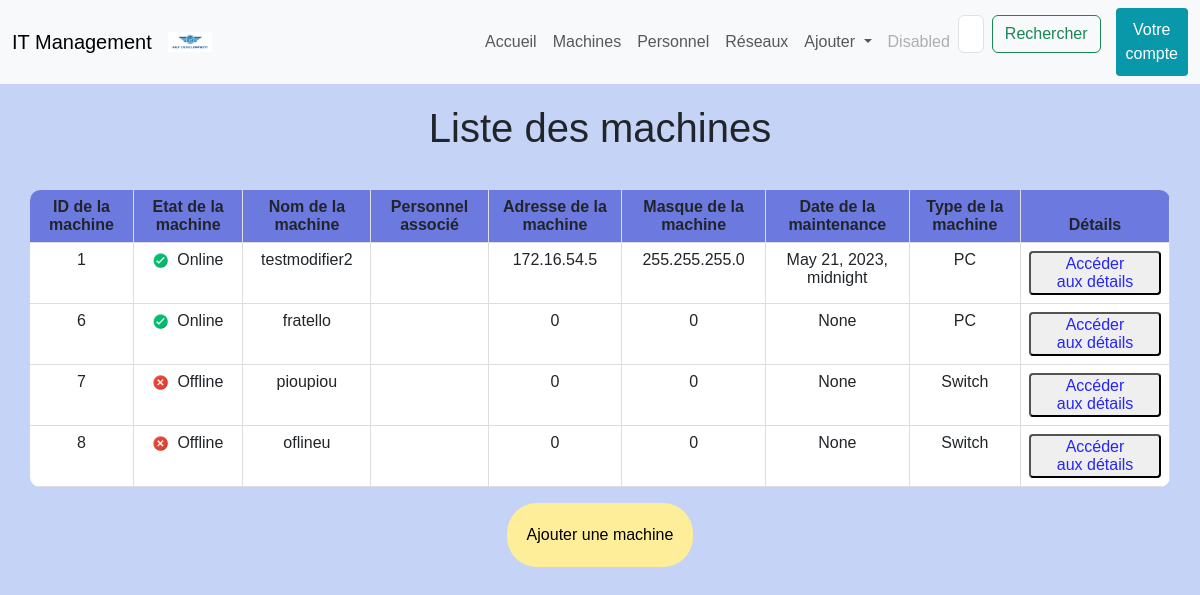
Before: /machine/ with the older database file.
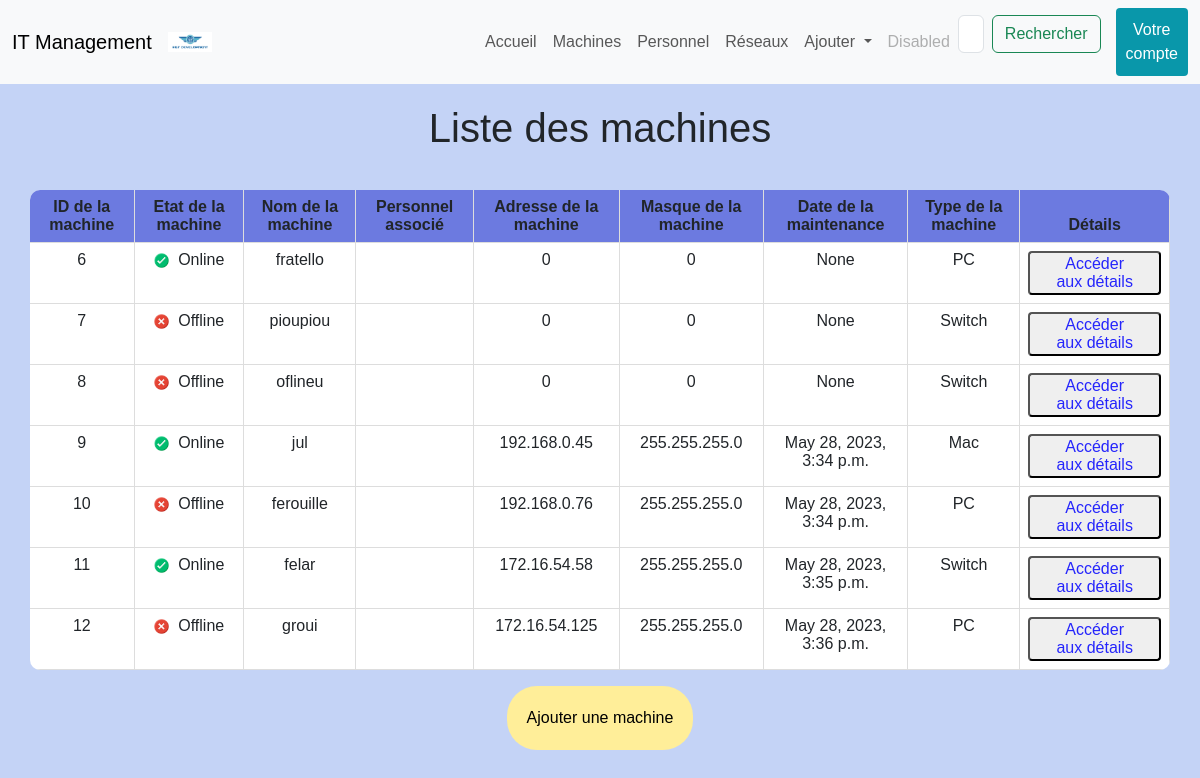
After: the same page with the newer database file.
### projetApp/models.py (models this page shows, shortened)
class Machine(models.Model):
	TYPE = {
		('PC', ('PC - Windows')),
		('Mac', ('Mac - MacOS')),
		('Serveur', ('Serveur')),
		('Switch', ('Switch')),
		('Routeur', ('Routeur')),
	}
	ETAT = {
		('Online', ('Online')),
		('Offline', ('Offline')),
	}
	id = models.AutoField(
			primary_key =  True,
			editable = False,
			unique = True)
	nom = models.CharField(
		max_length = 15)
	adresse_ip = models.CharField(max_length=15, validators=[validate_ipv4_address])
	masque = models.CharField(max_length= 15, validators=[validate_ipv4_address])
	reseau_assoc = models.ForeignKey(Reseau, on_delete=models.CASCADE)
	maintenance_date = models.DateTimeField(default=timezone.now)
	mach = models.CharField(max_length = 32, choices = TYPE, default = 'PC')
	etat = models.CharField(max_length = 32, choices = ETAT, default = 'Offline')

### projetApp/views.py (the view)
# urls.py: path('machine/' , views.liste_machine_view , name = 'machine'),
def liste_machine_view(request):
    machine = Machine.objects.all()
    return render(request , 'templates/html/liste_machine.html' , {'machine' : machine})

### projetApp/templates/html/liste_machine.html (shortened to what this page needs)
{% extends "index.html" %}
{% block content %}
    <h1>Liste des machines</h1>
    {% if machine %}
    <div class="tableau">
        <table class="table">
            <thead>
                <tr>
                    <th>ID de la machine</th>
                    <th>Etat de la machine</th>
                    <th>Nom de la machine</th>
                    <th>Personnel associé</th>
                    <th>Adresse de la machine</th>
                    <th>Masque de la machine</th>
                    <th>Date de la maintenance</th>
                    <th>Type de la machine</th>
                    <th>Détails</th>
                </tr>
            </thead>
            <tbody>
            {% for machine in machine %}
                <tr>
                    <td>{{ machine.id }}</td>
                    {% if machine.etat == 'Online' %}
                        {% load static %}
                        <td><img src="{% static 'images/bouton_vert.png' %}" width="15px" height="15px">
                            {{ machine.etat }}</td>
                    {% else %}
                        <td><img src="{% static 'images/bouton_rouge.png' %}" width="15px" height="15px">
                            {{ machine.etat }}</td>
                    {% endif %}
                    <td>{{ machine.nom }}</td>
                    <td>{{ machine.personnel_assoc }}</td>
                    <td>{{ machine.adresse_ip }}</td>
                    <td>{{ machine.masque }}</td>
                    <td>{{ machine.maintenance_date }}</td>
                    <td>{{ machine.mach }}</td>
                    <td><a href="{% url 'detail_machine' machine.id %}"><button class="button_detail">Accéder aux détails</button></a></td>
                </tr>
            {% endfor %}
            </tbody>
        </table>
    </div>
    {% else %}
        <p>Il n'y a pas de machine.</p>
    {% endif %}
    <div class="li_button">
        <a href="{% url 'ajout_machine'%}"><button class="button_ajout">Ajouter une machine</button></a>
    </div>
{% endblock %}

### projetApp/templates/index.html (shortened to what this page needs)
<!DOCTYPE html>
<html>
<head>
    {% load static %}
    <link rel="stylesheet" href="{% static 'css/bootstrap.min.css' %}">
    <link rel="stylesheet" href="{% static 'css/style.css' %}">
</head>
<body>
  <header>
    {% block menu %}
    <nav class="navbar navbar-expand-lg bg-body-tertiary">
      <div class="container-fluid">
        <a class="navbar-brand" href="{% url 'index' %}">IT Management</a>
        <a class="navbar-brand" href="{% url 'index' %}"><img src="{% static 'images/rtdev.png' %}" class="img-fluid" alt="Logo rtdev"></a>
        <div class="collapse navbar-collapse" id="navbarSupportedContent">
          <ul class="navbar-nav me-auto mb-2 mb-lg-0">
            <li class="nav-item">
              <a class="nav-link" href="{% url 'index' %}">Accueil</a>
            </li>
            <li class="nav-item">
              <a class="nav-link" href="{% url 'machine' %}">Machines</a>
            </li>
            <li class="nav-item">
              <a class="nav-link" href="{% url 'personnel' %}">Personnel</a>
            </li>
            <li class="nav-item">
              <a class="nav-link" href="{% url 'reseau' %}">Réseaux</a>
            </li>
            <li class="nav-item dropdown">
              <a class="nav-link dropdown-toggle" href="#" role="button" data-bs-toggle="dropdown" aria-expanded="false">
                Ajouter
              </a>
            </li>
            <li class="nav-item">
              <a class="nav-link disabled">Disabled</a>
            </li>
          </ul>
            <form class="d-flex" role="search">
              <input class="form-control me-2" type="search" placeholder="Entrez votre recherche" aria-label="Search">
              <button class="btn btn-outline-success" type="submit">Rechercher</button>
            </form>
            <a href="{% url 'compte' %}"><button class="button_compte">Votre compte</button></a>
        </div>
      </div>
    </nav>
    {% endblock %}
  </header>
  <main>
  {% block content %}{% endblock %}
  </main>
</body>
</html>

### projetApp/static/css/style.css (style rules this page uses)
.img-fluid { max-width: 15%; height: auto; }
body { background-color: #c4d3f6; font-family: 'Arial', sans-serif; }
body h1 { text-align: center; padding-top: 20px; }
.tableau { display: flex; justify-content:space-around; align-items: center; }
table { display: table; width: 80%; margin: 30px; border-collapse: collapse; border-radius: 10px; overflow: hidden; background-color: #ffffff; }
table th, table td { padding: 8px; text-align: center; border-bottom: 1px solid #ddd; border-right: 1px solid #ddd; }
table thead { background-color: #6c7ae0; }
.button_compte { background-color: #0997aa; color: white; padding: 10px; font-size: 16px; border: none; margin-left: 15px; cursor: pointer; border-radius: 4px; }
.d-flex { text-align: center; }
.button_detail { border-radius: 4px; color: rgb(37, 37, 252); padding: 2px 20px; }
.button_ajout { background-color: #FFEE99; border: none; border-radius: 30px; padding: 20px; }
.li_button { display: flex; align-items: flex-end; justify-content: space-around; }

### projetApp/templates/html/liste_machine.html (style rules this page uses)
tr td img { margin-right:5px; }

Changed rows visible on the page:
removed Machine: id "1", etat "Online", nom "testmodifier2", adresse_ip "172.16.54.5", masque "255.255.255.0", maintenance_date "May 21, 2023, midnight", mach "PC"
added Machine: id "9", etat "Online", nom "jul", adresse_ip "192.168.0.45", masque "255.255.255.0", maintenance_date "May 28, 2023, 3:34 p.m.", mach "Mac"
added Machine: id "10", etat "Offline", nom "ferouille", adresse_ip "192.168.0.76", masque "255.255.255.0", maintenance_date "May 28, 2023, 3:34 p.m.", mach "PC"
added Machine: id "11", etat "Online", nom "felar", adresse_ip "172.16.54.58", masque "255.255.255.0", maintenance_date "May 28, 2023, 3:35 p.m.", mach "Switch"
added Machine: id "12", etat "Offline", nom "groui", adresse_ip "172.16.54.125", masque "255.255.255.0", maintenance_date "May 28, 2023, 3:36 p.m.", mach "PC"
